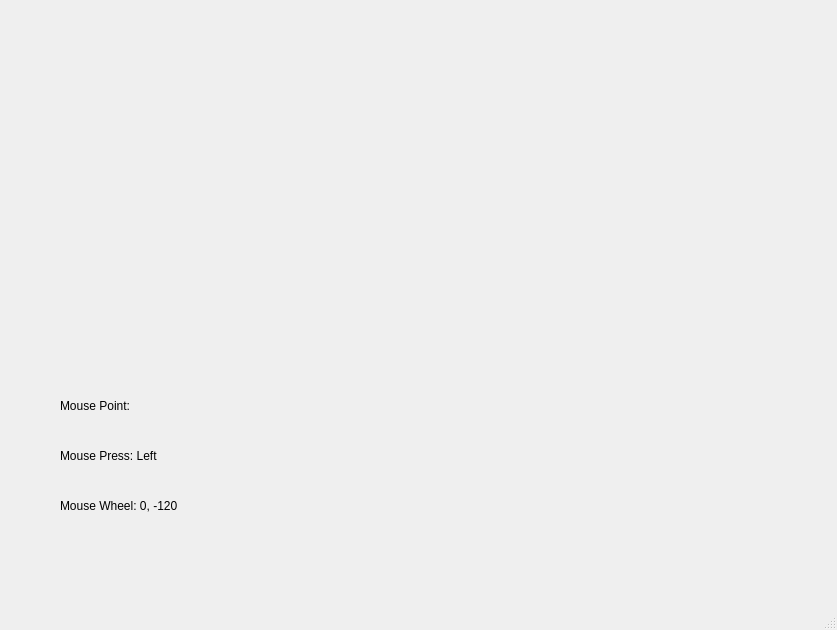
<?xml version="1.0" encoding="UTF-8"?>
<ui version="4.0">
 <class>MainWindow</class>
 <widget class="QMainWindow" name="MainWindow">
  <property name="geometry">
   <rect>
    <x>0</x>
    <y>0</y>
    <width>837</width>
    <height>630</height>
   </rect>
  </property>
  <property name="windowTitle">
   <string>MainWindow</string>
  </property>
  <widget class="QWidget" name="centralwidget">
   <widget class="QLabel" name="label">
    <property name="geometry">
     <rect>
      <x>40</x>
      <y>10</y>
      <width>761</width>
      <height>581</height>
     </rect>
    </property>
    <property name="text">
     <string/>
    </property>
   </widget>
   <widget class="QLabel" name="label_2">
    <property name="geometry">
     <rect>
      <x>60</x>
      <y>390</y>
      <width>561</width>
      <height>31</height>
     </rect>
    </property>
    <property name="text">
     <string>Mouse Point: </string>
    </property>
   </widget>
   <widget class="QLabel" name="label_3">
    <property name="geometry">
     <rect>
      <x>60</x>
      <y>440</y>
      <width>571</width>
      <height>31</height>
     </rect>
    </property>
    <property name="text">
     <string>Mouse Press: Left </string>
    </property>
   </widget>
   <widget class="QLabel" name="label_4">
    <property name="geometry">
     <rect>
      <x>60</x>
      <y>490</y>
      <width>281</width>
      <height>31</height>
     </rect>
    </property>
    <property name="text">
     <string>Mouse Wheel: 0, -120 </string>
    </property>
   </widget>
  </widget>
  <widget class="QMenuBar" name="menubar">
   <property name="geometry">
    <rect>
     <x>0</x>
     <y>0</y>
     <width>837</width>
     <height>22</height>
    </rect>
   </property>
  </widget>
  <widget class="QStatusBar" name="statusbar"/>
 </widget>
 <resources/>
 <connections/>
</ui>
